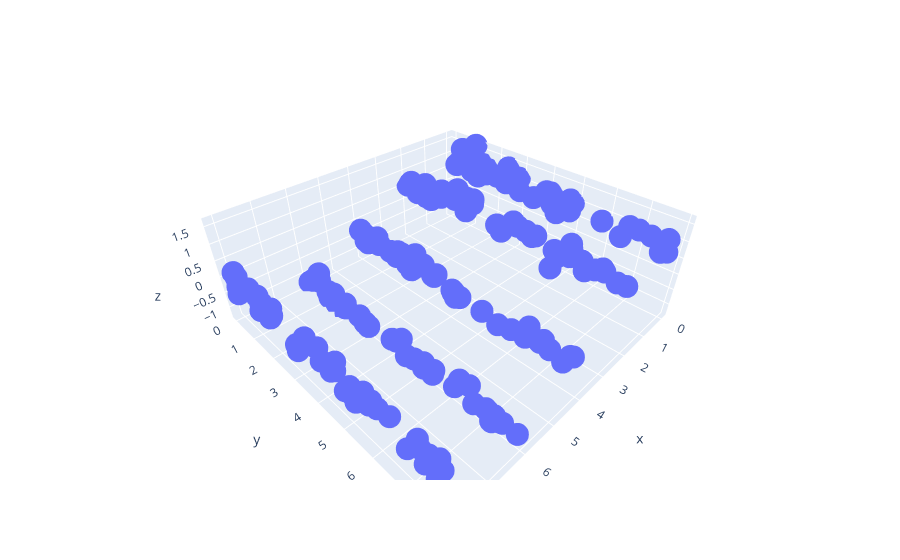

Source (notebook cell):
### Code cell
import plotly.express as px

fig = px.scatter_3d(x=X_train[:,0], y=X_train[:,1], z=y_train[:,0])
fig.show()

### Figure 1 — Plotly figure (JSON) as saved in the notebook; plotly's stock layout.template omitted (floating-point values rounded to 4 significant figures; data arrays with more than 128 entries replaced by an {"elided": "..."} marker saying what was removed)
{"data": [{"hovertemplate": "x=%{x}<br>y=%{y}<br>z=%{z}<extra></extra>", "legendgroup": "", "marker": {"color": "#636efa", "symbol": "circle"}, "mode": "markers", "name": "", "scene": "scene", "showlegend": false, "type": "scatter3d", "x": {"elided": "200 int values"}, "y": {"elided": "200 float values"}, "z": {"elided": "200 float values"}}], "layout": {"legend": {"tracegroupgap": 0}, "margin": {"t": 60}, "scene": {"domain": {"x": [0, 1], "y": [0, 1]}, "xaxis": {"title": {"text": "x"}}, "yaxis": {"title": {"text": "y"}}, "zaxis": {"title": {"text": "z"}}}}}
